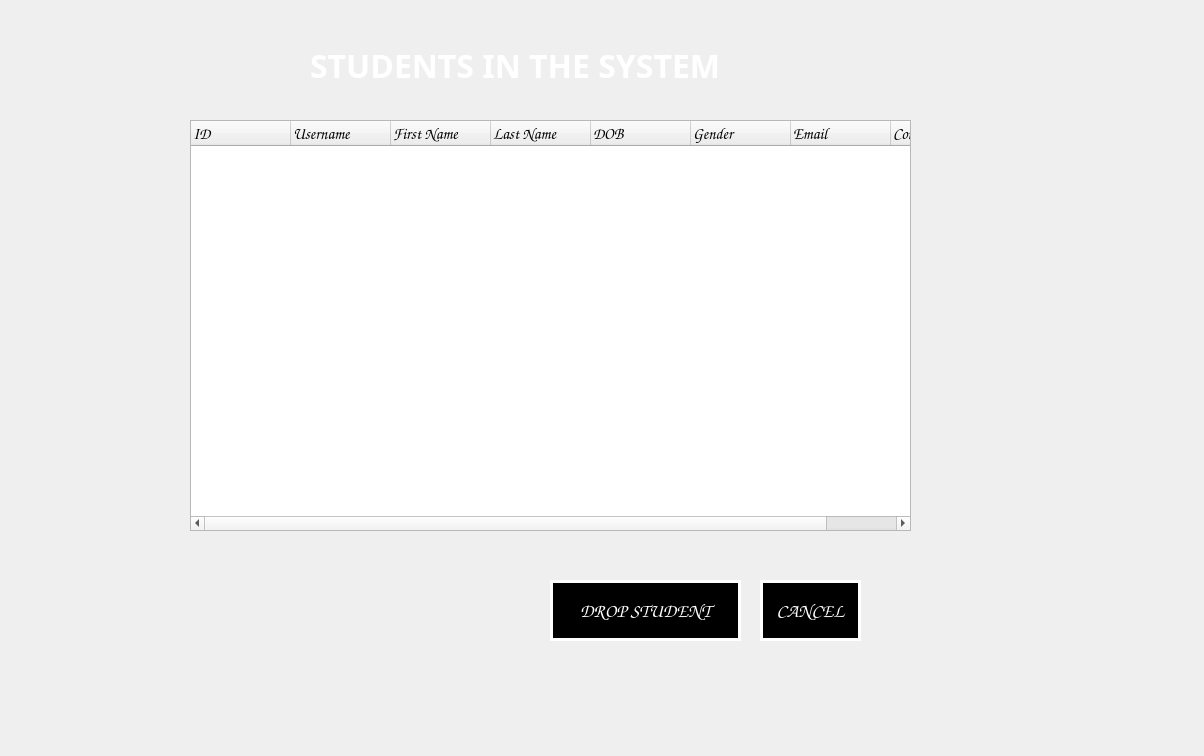
<?xml version="1.0" encoding="UTF-8"?>
<ui version="4.0">
 <class>viewStudents</class>
 <widget class="QWidget" name="viewStudents">
  <property name="geometry">
   <rect>
    <x>0</x>
    <y>0</y>
    <width>1204</width>
    <height>756</height>
   </rect>
  </property>
  <property name="windowTitle">
   <string>viewStudents</string>
  </property>
  <widget class="QPushButton" name="pushButton">
   <property name="geometry">
    <rect>
     <x>760</x>
     <y>580</y>
     <width>101</width>
     <height>61</height>
    </rect>
   </property>
   <property name="font">
    <font>
     <family>Comic Sans MS</family>
     <pointsize>14</pointsize>
     <weight>75</weight>
     <bold>true</bold>
    </font>
   </property>
   <property name="styleSheet">
    <string notr="true">border-image:none;
color:white;
background-color:inherit;
border:3px solid white;</string>
   </property>
   <property name="text">
    <string>CANCEL</string>
   </property>
  </widget>
  <widget class="QLabel" name="errorLabel2">
   <property name="geometry">
    <rect>
     <x>360</x>
     <y>270</y>
     <width>331</width>
     <height>81</height>
    </rect>
   </property>
   <property name="palette">
    <palette>
     <active>
      <colorrole role="WindowText">
       <brush brushstyle="SolidPattern">
        <color alpha="255">
         <red>255</red>
         <green>0</green>
         <blue>0</blue>
        </color>
       </brush>
      </colorrole>
     </active>
     <inactive>
      <colorrole role="WindowText">
       <brush brushstyle="SolidPattern">
        <color alpha="255">
         <red>255</red>
         <green>0</green>
         <blue>0</blue>
        </color>
       </brush>
      </colorrole>
     </inactive>
     <disabled>
      <colorrole role="WindowText">
       <brush brushstyle="SolidPattern">
        <color alpha="255">
         <red>120</red>
         <green>120</green>
         <blue>120</blue>
        </color>
       </brush>
      </colorrole>
     </disabled>
    </palette>
   </property>
   <property name="font">
    <font>
     <family>Comic Sans MS</family>
     <pointsize>14</pointsize>
     <weight>75</weight>
     <bold>true</bold>
    </font>
   </property>
   <property name="text">
    <string/>
   </property>
   <property name="textFormat">
    <enum>Qt::RichText</enum>
   </property>
  </widget>
  <widget class="QTreeWidget" name="treeWidget">
   <property name="geometry">
    <rect>
     <x>190</x>
     <y>120</y>
     <width>721</width>
     <height>411</height>
    </rect>
   </property>
   <property name="font">
    <font>
     <family>Comic Sans MS</family>
     <pointsize>12</pointsize>
     <weight>75</weight>
     <bold>true</bold>
    </font>
   </property>
   <column>
    <property name="text">
     <string>ID</string>
    </property>
   </column>
   <column>
    <property name="text">
     <string>Username</string>
    </property>
   </column>
   <column>
    <property name="text">
     <string>First Name</string>
    </property>
   </column>
   <column>
    <property name="text">
     <string>Last Name</string>
    </property>
   </column>
   <column>
    <property name="text">
     <string>DOB</string>
    </property>
   </column>
   <column>
    <property name="text">
     <string>Gender</string>
    </property>
   </column>
   <column>
    <property name="text">
     <string>Email</string>
    </property>
   </column>
   <column>
    <property name="text">
     <string>Contact</string>
    </property>
   </column>
  </widget>
  <widget class="QPushButton" name="DeleteButton">
   <property name="geometry">
    <rect>
     <x>550</x>
     <y>580</y>
     <width>191</width>
     <height>61</height>
    </rect>
   </property>
   <property name="font">
    <font>
     <family>Comic Sans MS</family>
     <pointsize>14</pointsize>
     <weight>75</weight>
     <bold>true</bold>
    </font>
   </property>
   <property name="styleSheet">
    <string notr="true">border-image:none;
color:white;
background-color:inherit;
border:3px solid white;</string>
   </property>
   <property name="text">
    <string>DROP STUDENT</string>
   </property>
  </widget>
  <widget class="QLabel" name="errorLabel">
   <property name="geometry">
    <rect>
     <x>280</x>
     <y>660</y>
     <width>331</width>
     <height>81</height>
    </rect>
   </property>
   <property name="palette">
    <palette>
     <active>
      <colorrole role="WindowText">
       <brush brushstyle="SolidPattern">
        <color alpha="255">
         <red>255</red>
         <green>255</green>
         <blue>255</blue>
        </color>
       </brush>
      </colorrole>
      <colorrole role="Text">
       <brush brushstyle="SolidPattern">
        <color alpha="255">
         <red>255</red>
         <green>255</green>
         <blue>255</blue>
        </color>
       </brush>
      </colorrole>
      <colorrole role="ButtonText">
       <brush brushstyle="SolidPattern">
        <color alpha="255">
         <red>255</red>
         <green>255</green>
         <blue>255</blue>
        </color>
       </brush>
      </colorrole>
     </active>
     <inactive>
      <colorrole role="WindowText">
       <brush brushstyle="SolidPattern">
        <color alpha="255">
         <red>255</red>
         <green>255</green>
         <blue>255</blue>
        </color>
       </brush>
      </colorrole>
      <colorrole role="Text">
       <brush brushstyle="SolidPattern">
        <color alpha="255">
         <red>255</red>
         <green>255</green>
         <blue>255</blue>
        </color>
       </brush>
      </colorrole>
      <colorrole role="ButtonText">
       <brush brushstyle="SolidPattern">
        <color alpha="255">
         <red>255</red>
         <green>255</green>
         <blue>255</blue>
        </color>
       </brush>
      </colorrole>
     </inactive>
     <disabled>
      <colorrole role="WindowText">
       <brush brushstyle="SolidPattern">
        <color alpha="255">
         <red>255</red>
         <green>255</green>
         <blue>255</blue>
        </color>
       </brush>
      </colorrole>
      <colorrole role="Text">
       <brush brushstyle="SolidPattern">
        <color alpha="255">
         <red>255</red>
         <green>255</green>
         <blue>255</blue>
        </color>
       </brush>
      </colorrole>
      <colorrole role="ButtonText">
       <brush brushstyle="SolidPattern">
        <color alpha="255">
         <red>255</red>
         <green>255</green>
         <blue>255</blue>
        </color>
       </brush>
      </colorrole>
     </disabled>
    </palette>
   </property>
   <property name="font">
    <font>
     <family>Comic Sans MS</family>
     <pointsize>14</pointsize>
     <weight>75</weight>
     <bold>true</bold>
    </font>
   </property>
   <property name="styleSheet">
    <string notr="true">color:white;</string>
   </property>
   <property name="text">
    <string/>
   </property>
   <property name="textFormat">
    <enum>Qt::RichText</enum>
   </property>
  </widget>
  <widget class="QLabel" name="label">
   <property name="geometry">
    <rect>
     <x>310</x>
     <y>40</y>
     <width>501</width>
     <height>51</height>
    </rect>
   </property>
   <property name="font">
    <font>
     <family>Colonna MT</family>
     <pointsize>24</pointsize>
     <weight>75</weight>
     <bold>true</bold>
    </font>
   </property>
   <property name="styleSheet">
    <string notr="true">color:white;</string>
   </property>
   <property name="text">
    <string>STUDENTS IN THE SYSTEM</string>
   </property>
  </widget>
 </widget>
 <layoutdefault spacing="6" margin="11"/>
 <resources/>
 <connections>
  <connection>
   <sender>pushButton</sender>
   <signal>clicked()</signal>
   <receiver>viewStudents</receiver>
   <slot>CancelButton()</slot>
   <hints>
    <hint type="sourcelabel">
     <x>646</x>
     <y>509</y>
    </hint>
    <hint type="destinationlabel">
     <x>700</x>
     <y>508</y>
    </hint>
   </hints>
  </connection>
  <connection>
   <sender>DeleteButton</sender>
   <signal>clicked()</signal>
   <receiver>viewStudents</receiver>
   <slot>DropStudentClicked()</slot>
   <hints>
    <hint type="sourcelabel">
     <x>427</x>
     <y>496</y>
    </hint>
    <hint type="destinationlabel">
     <x>374</x>
     <y>449</y>
    </hint>
   </hints>
  </connection>
 </connections>
 <slots>
  <slot>CancelButton()</slot>
  <slot>DropStudentClicked()</slot>
 </slots>
</ui>
